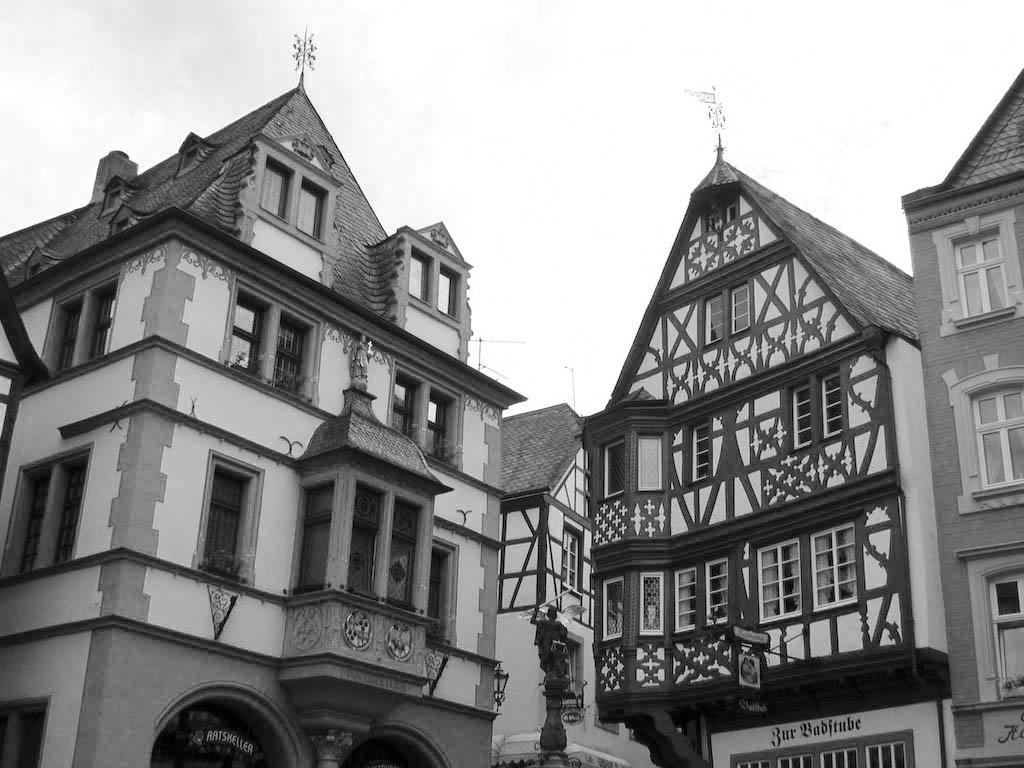
#> input picture CV_Fundemental_FNs/otsu_1.jpg, 1024 x 768 px
$ jupyter execute otsu_thresholding_methods.ipynb
#> lines starting #> are read from the running program, lines starting #| are printed output that depends on the picture; after the words box and inside, x2 and y2 are one past the last pixel; in counts of white or black regions, pixels touching at a corner belong together
#> further down, im is the input picture: shape (768, 1024); min 0, max 255, mean 141.3
[cell 1]
import numpy as np
import cv2
import matplotlib.pyplot as plt

[cell 2]
def find_threshold(src_img):
    # Set total number of bins in the histogram
    bins_num = 256

    # Get the image histogram
    flat_im = src_img.flatten()
    hist, bin_edges = np.histogram(flat_im, bins=bins_num)
#> hist = 256 values, max 129724 at index 255, min 73 at index 219, mean 3072; bin_edges = 257 values from 0 to 255

    # Calculate centers of bins
    bin_mids = (bin_edges[:-1] + bin_edges[1:]) / 2.
#> bin_mids = 256 values from 0.498 to 254.5

    # Iterate over all thresholds (indices) and get the probabilities w1(t), w2(t)
    weight1 = np.cumsum(hist)
#> weight1 = 256 values from 598 to 786432
    weight2 = np.cumsum(hist[::-1])[::-1]
#> weight2 = 256 values, max 786432 at index 0, min 129724 at index 255, mean 437202.9

    # Get the class means mu0(t)
    mean1 = np.cumsum(hist * bin_mids) / weight1
#> mean1 = 256 values from 0.498 to 141.3
    # Get the class means mu1(t)
    mean2 = (np.cumsum((hist * bin_mids)[::-1]) / weight2[::-1])[::-1]
#> mean2 = 256 values from 141.3 to 254.5

    inter_class_variance = weight1[:-1] * weight2[1:] * (mean1[:-1] - mean2[1:]) ** 2
#> inter_class_variance = 255 values, max 3.27e+15 at index 152, min 9.33e+12 at index 0, mean 2.38e+15

    # Maximize the inter_class_variance function val
    index_of_max_val = np.argmax(inter_class_variance)
#> index_of_max_val = 152

    threshold = bin_mids[:-1][index_of_max_val]
#> threshold = 151.9

    return threshold

[cell 3]
def otsu_threshold(src_im):
    threshold = find_threshold(im)
#> threshold = 151.9
    return np.array([(lambda x: [(lambda y: 1 if y >= threshold else 0)(y) for y in x] )(x) for x in src_im])
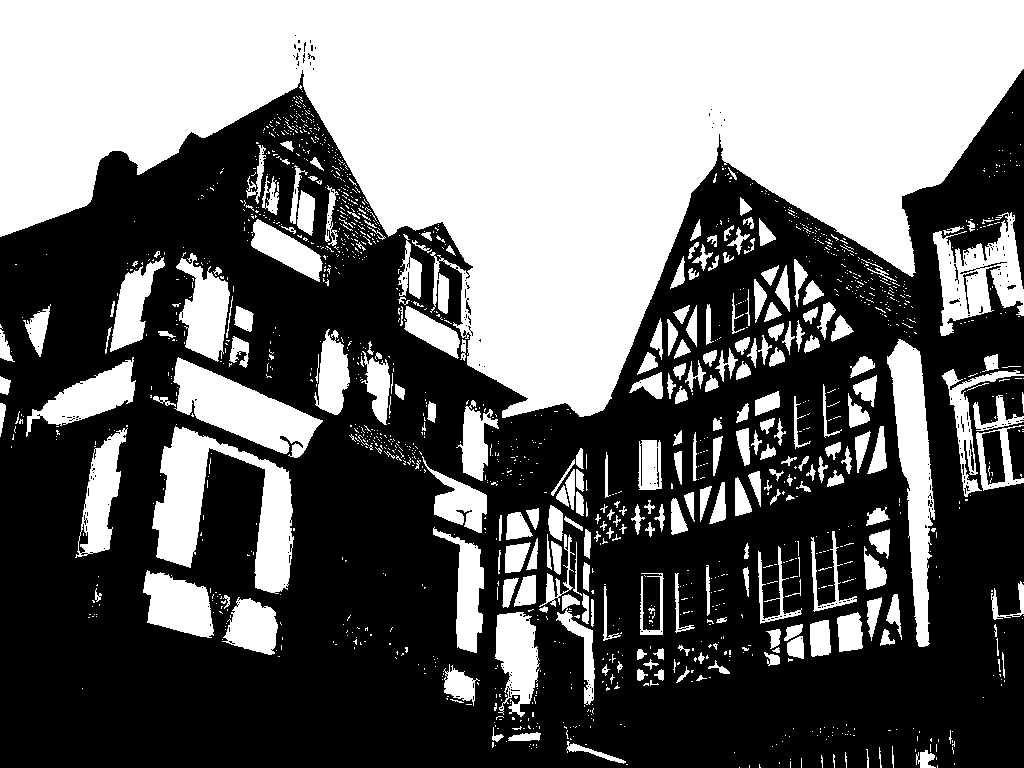
#> returned value: shape (768, 1024) int64; values 0 (black) and 1 (white), 42.8% white; 1558 white regions (1294 under 20 px), largest, box (x1, y1, x2, y2) and area: (0, 0, 1024, 418) 225836, (152, 426, 294, 594) 9907, (887, 339, 935, 647) 7041

[cell 4]
im = cv2.imread('otsu_1.jpg', cv2.IMREAD_GRAYSCALE)
plt.imshow(otsu_threshold(im), cmap='gray')

[cell 5]
im = cv2.imread('otsu_2.png', cv2.IMREAD_GRAYSCALE)
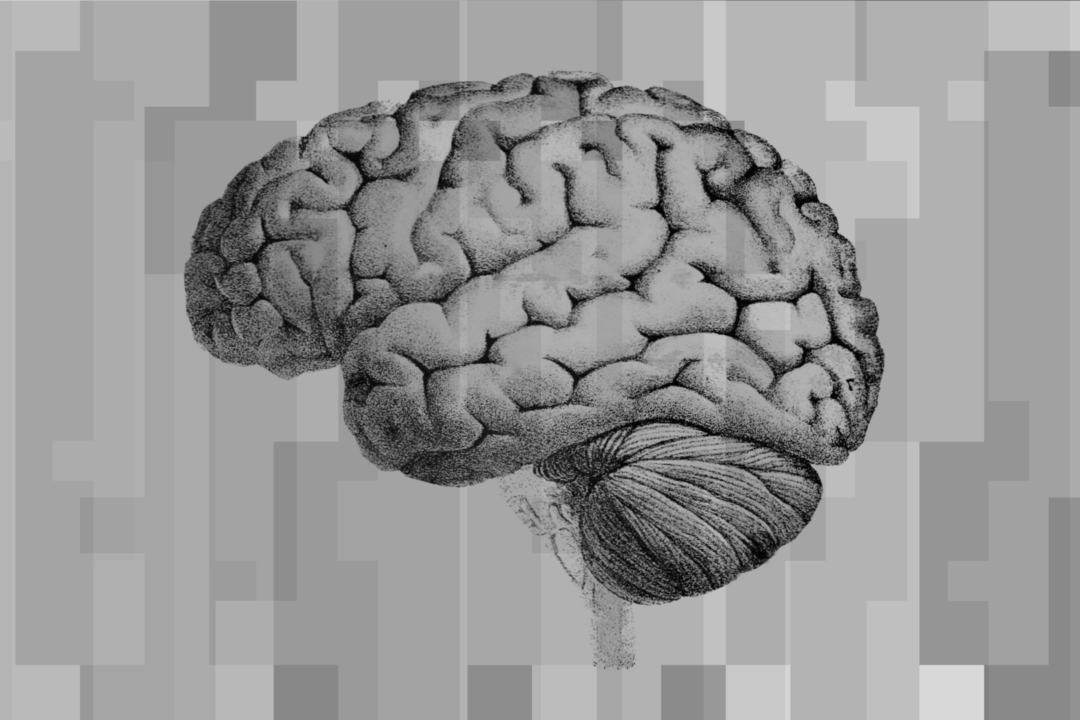
#> input picture CV_Fundemental_FNs/otsu_2.png, 1080 x 720 px
#> im is the input picture: shape (720, 1080); min 5, max 216, mean 151.2
plt.imshow(otsu_threshold(im), cmap='gray')
#> in otsu_threshold (call 2), `threshold = find_threshold(im)`: threshold = 120
#> in otsu_threshold (call 2), `return np.array([(lambda x: [(lambda y: 1 if y >= threshold else 0)(y)..`:
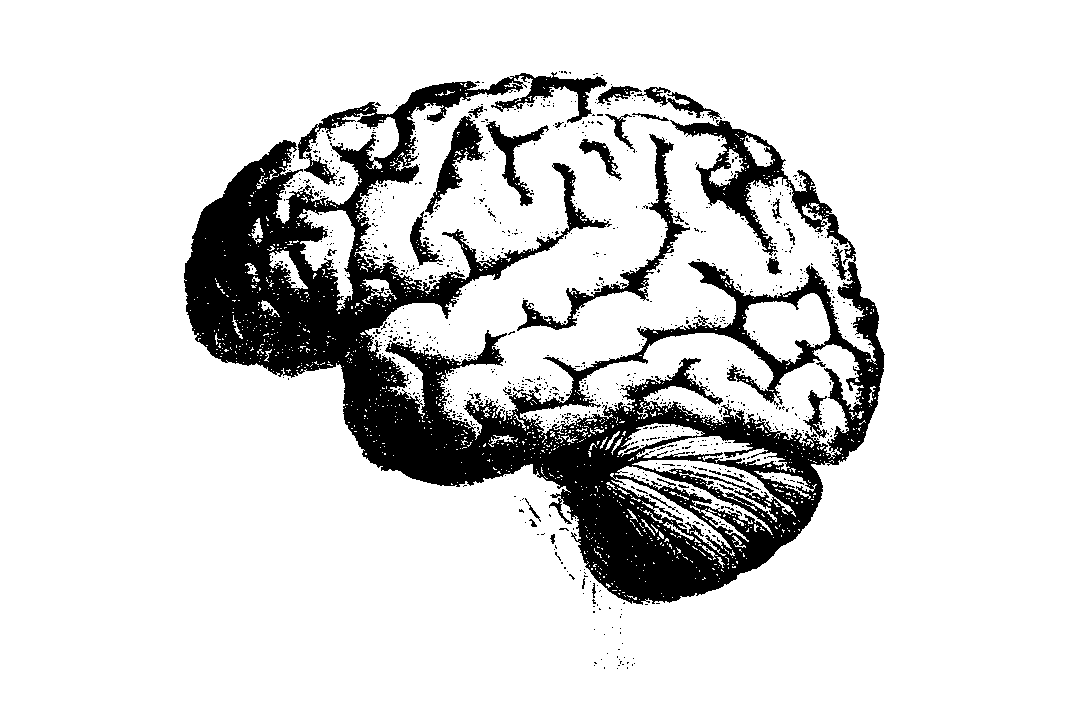
#> returned value: shape (720, 1080) int64; values 0 (black) and 1 (white), 85% white; 1005 black regions (970 under 20 px), largest, box (x1, y1, x2, y2) and area: (184, 72, 885, 605) 103952, (517, 134, 690, 331) 3195, (425, 116, 485, 215) 1696
